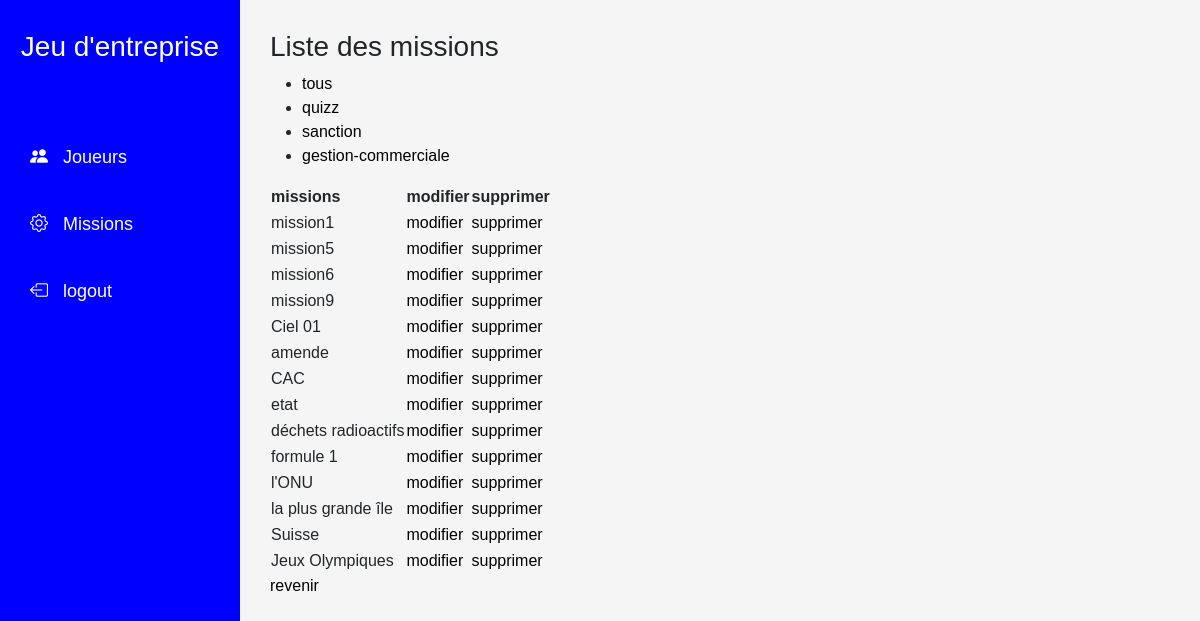
The page /afficher-missions on the database as committed earlier.
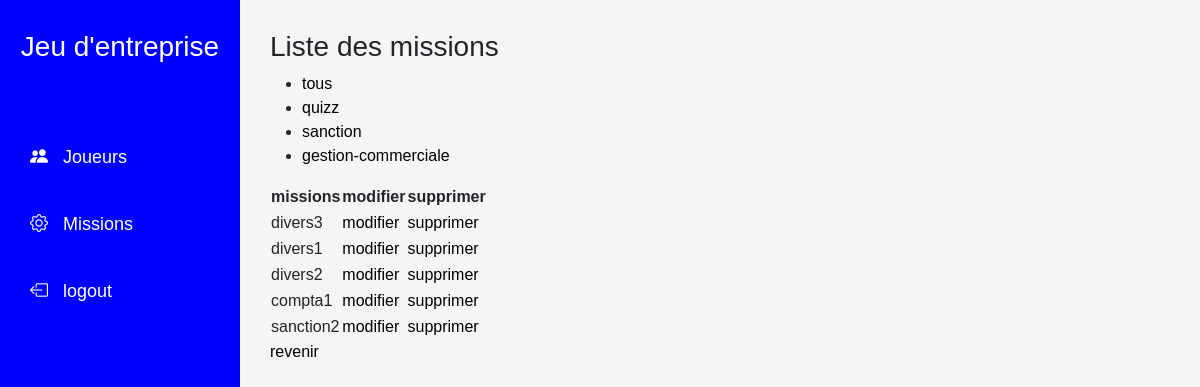
The same page on the database as committed later.
### base/models.py (models this page shows, shortened)
class Mission(models.Model):
    titre = models.CharField(max_length=200,null=True,unique=True)
    type = models.CharField(max_length=200,null=True)
    temps_en_secondes = models.IntegerField(null=True, default=0)
    def __str__(self):
        return self.titre

### base/views/views_cmissions.py (the view)
# urls.py: path('afficher-missions', views.afficherM, name="afficher-missions"),
def afficherM(request):
    q = request.GET.get("q")
    missions = Mission.objects.all()
    types = ["quizz", "sanction", "gestion-commerciale"]
    if q:
        missions = Mission.objects.filter(type=q)
    return render(request, "afficher_missions.html", {"missions":missions, "types" : types})

### templates/admin/gestion_missions/afficher_missions.html
{% extends "dashboard.html" %}
{% block content %}
<h3>Liste des missions</h3>
<ul>
    <li><a href="{% url 'afficher-missions'%}">tous</a></li>
    {% for type in types %}
        <li><a href="{% url 'afficher-missions'%}?q={{type}}">{{type}}</a></li>
    {% endfor %}
</ul>
<table>
    <tr>
        <th>missions</th>
        <th>modifier</th>
        <th>supprimer</th>
    </tr>
    {% for mission in missions %}
        <tr>
            <td>{{mission}}</td>
            <td><a href="{% url 'modifier-mission' mission %}">modifier</a></td>
            <td><a href="{% url 'supprimer-mission' mission %}">supprimer</a></td>
        </tr>
    {% endfor %}
</table>
<a href="{% url 'gestion-missions' %}">revenir</a>
{% endblock content %}

### templates/admin/dashboard.html (shortened to what this page needs)
<!DOCTYPE html>
<html lang="en">
<head>
    <link href="https://cdn.jsdelivr.net/npm/bootstrap@5.2.1/dist/css/bootstrap.min.css" rel="stylesheet">
    <link rel="stylesheet" href="https://cdn.jsdelivr.net/npm/bootstrap-icons@1.3.0/font/bootstrap-icons.css">
</head>
<body>
    <div class="side-bar">
        <div class="title">
            <h1>Jeu d'entreprise</h1>
        </div>
        <ul>
            <li>
                <a class="nav-link active"  href="{% url 'joueurs' %}">
                    <i class="bi bi-people-fill"></i>
                    <span>Joueurs</span>
                </a>
            </li>
            <li>
                <a class="nav-link" href="{% url 'gestion-missions' %}">
                    <i class="bi bi-gear"></i>
                    <span>Missions</span>
                </a>
            </li>
            <li>
                <a class="nav-link" href="{% url 'logout' %}">
                    <i class="bi bi-box-arrow-left"></i>
                    <span>logout</span>
                </a>
            </li>
        </ul>
    </div>
        <div class="home-section" >
            {% block content %}
            {% endblock %}
        </div>
</body>
</html>

### templates/admin/dashboard.html (style rules this page uses)
* { font-family: sans-serif; }
a { text-decoration: none; color: black; }
.side-bar { height: 100%; width: 240px; background-color: blue; position: fixed; }
.side-bar .title h1 { font-size: 28px; color: white; text-align: center; margin: 30px 20px; }
.side-bar ul { margin-top: 60px; list-style: none; padding-left: 0; }
.side-bar li { font-size: 18px; }
.side-bar i { margin: 10px; text-align: center; }
.side-bar a { text-decoration: none; color: white; padding: 20px; }
.home-section { position: relative; left: 240px; width: calc(100% - 240px); background-color: #f5f5f5; height: 100vh; padding: 30px; }

Rows that differ between the two databases and show on the page:
removed Mission: titre "mission5"
removed Mission: titre "mission6"
removed Mission: titre "mission9"
removed Mission: titre "Ciel 01"
removed Mission: titre "CAC"
removed Mission: titre "etat"
removed Mission: titre "déchets radioactifs"
removed Mission: titre "formule 1"
removed Mission: titre "l'ONU"
removed Mission: titre "la plus grande île"
removed Mission: titre "Suisse"
removed Mission: titre "Jeux Olympiques"
changed Mission: titre "mission1" → "divers3"
added Mission: titre "divers1"
added Mission: titre "divers2"
added Mission: titre "compta1"
changed Mission: titre "amende" → "sanction2"
